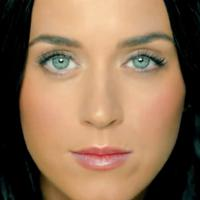
#> input picture image/female/6.jpg, 200 x 200 px, given in place of 8.jpg, which was not available
$ python CropFace.py   (older library calls are emulated)
#> lines starting #> are read from the running program, lines starting #| are printed output that depends on the picture; pictures that were not available may be replaced by others from this repository, and a replacement may not be noted
#> further down, image is the input picture: PIL image 200x200 RGB; mean R, G, B 141.2, 111, 84.6
__author__ = 'anton'

#!/usr/bin/env python

import sys, math
from PIL import Image


def Distance(p1, p2):
    dx = p2[0] - p1[0]
    dy = p2[1] - p1[1]
    return math.sqrt(dx * dx + dy * dy)


def ScaleRotateTranslate(image, angle, center=None, new_center=None, scale=None, resample=Image.BICUBIC):
#> called with angle = -0.0145, center = (61, 122), resample = 3
    if (scale is None) and (center is None):
        return image.rotate(angle=angle, resample=resample)
    nx, ny = x, y = center
    sx = sy = 1.0
    if new_center:
        (nx, ny) = new_center
    if scale:
        (sx, sy) = (scale, scale)
    cosine = math.cos(angle)
    sine = math.sin(angle)
    a = cosine / sx
    b = sine / sx
    c = x - nx * a - ny * b
    d = -sine / sy
    e = cosine / sy
    f = y - nx * d - ny * e
    return image.transform(image.size, Image.AFFINE, (a, b, c, d, e, f), resample=resample)
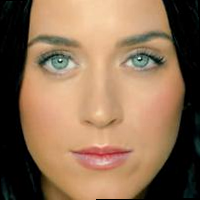
#> returned value: PIL image 200x200 RGB; mean R, G, B 140.4, 110.2, 83.9


def CropFace(image, eye_left=(0, 0), eye_right=(0, 0), offset_pct=(0.2, 0.2), dest_sz=(70, 70)):
    # calculate offsets in original image
    offset_h = math.floor(float(offset_pct[0]) * dest_sz[0])
    offset_v = math.floor(float(offset_pct[1]) * dest_sz[1])
    # get the direction
    eye_direction = (eye_right[0] - eye_left[0], eye_right[1] - eye_left[1])
    # calc rotation angle in radians
    rotation = -math.atan2(float(eye_direction[1]), float(eye_direction[0]))
    # distance between them
    dist = Distance(eye_left, eye_right)
    # calculate the reference eye-width
    reference = dest_sz[0] - 2.0 * offset_h
    # scale factor
    scale = float(dist) / float(reference)
    # rotate original around the left eye
    image = ScaleRotateTranslate(image, center=eye_left, angle=rotation)
    # crop the rotated image
    crop_xy = (eye_left[0] - scale * offset_h, eye_left[1] - scale * offset_v)
    crop_size = (dest_sz[0] * scale, dest_sz[1] * scale)
    image = image.crop(
        (int(crop_xy[0]), int(crop_xy[1]), int(crop_xy[0] + crop_size[0]), int(crop_xy[1] + crop_size[1])))
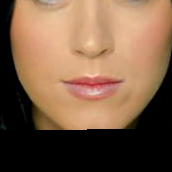
#> image: PIL image 172x172 RGB; mean R, G, B 124, 94, 70.5
    # resize it
    image = image.resize(dest_sz, Image.ANTIALIAS)
#> image: PIL image 200x200 RGB
    return image


if __name__ == "__main__":
    #imagePath = "/Users/anton/OpenCV/gender_classification/male/Arnold.jpg"
    image = Image.open("/Users/anton/Desktop/selfie/8.jpg")
    eye_left = (61, 122)
    eye_right = (130, 123)

    CropFace(image, eye_left, eye_right, offset_pct=(0.3, 0.3), dest_sz=(200, 200)).save(
        "1.jpg")

$ run again, on image/female/7.jpg
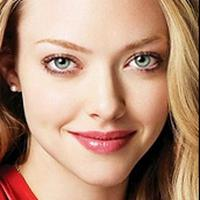
#> input picture image/female/7.jpg, 200 x 200 px, given in place of 8.jpg, which was not available
#> image is the input picture: PIL image 200x200 RGB; mean R, G, B 182, 144.3, 121.9
#> in ScaleRotateTranslate, `return image.transform(image.size, Image.AFFINE, (a, b, c, d, e, f), r..`:
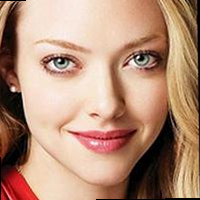
#> returned value: PIL image 200x200 RGB; mean R, G, B 180.4, 143.1, 120.9
#> in CropFace, `image = image.resize(dest_sz, Image.ANTIALIAS)`:
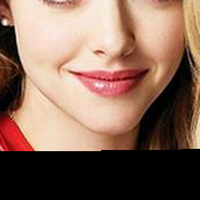
#> image: PIL image 200x200 RGB; mean R, G, B 135.8, 105.8, 90.6
